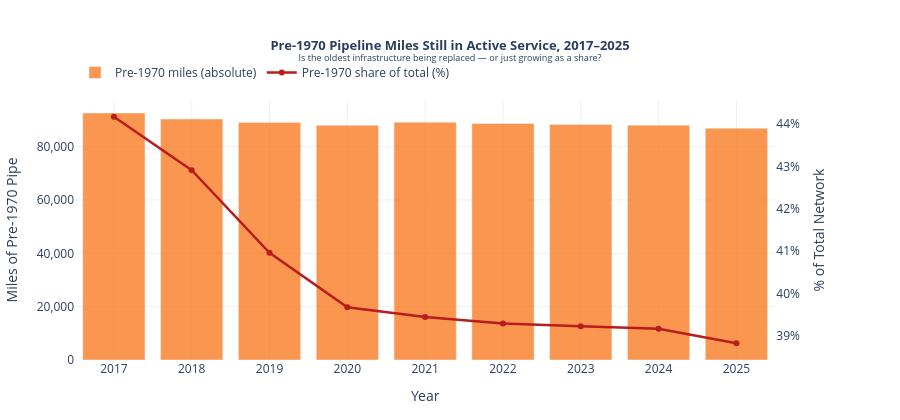

Source (notebook cell):
### Markdown cell above
---
## 7. Aging Trend: Has Anything Changed 2017→2025?

How much of the old pipe is being replaced vs. how much new pipe is being added?

### Code cell
# Track pre-1970 miles year-over-year
old_decades = ['Pre-1920','1920s','1930s','1940s','1950s','1960s']

yearly_old = []
for yr in range(2017, 2026):
    row = decade_df.loc[yr]
    old_mi = sum(row.get(d, 0) for d in old_decades)
    total_mi = sum(row.get(d, 0) for d in ordered_decades if d in row.index)
    yearly_old.append({'year': yr, 'pre_1970_mi': old_mi, 'total_mi': total_mi,
                        'pre_1970_pct': old_mi / total_mi * 100 if total_mi > 0 else 0})

old_df = pd.DataFrame(yearly_old)

fig_trend = make_subplots(specs=[[{'secondary_y': True}]])

fig_trend.add_trace(
    go.Bar(x=old_df.year, y=old_df.pre_1970_mi,
           name='Pre-1970 miles (absolute)',
           marker_color='#F97316', opacity=0.75,
           hovertemplate='%{x}: %{y:,.0f} miles<extra></extra>'),
    secondary_y=False
)

fig_trend.add_trace(
    go.Scatter(x=old_df.year, y=old_df.pre_1970_pct,
               name='Pre-1970 share of total (%)',
               line=dict(color='#B91C1C', width=2.5),
               mode='lines+markers',
               hovertemplate='%{x}: %{y:.1f}% of network<extra></extra>'),
    secondary_y=True
)

fig_trend.update_layout(
    title=dict(
        text='<b>Pre-1970 Pipeline Miles Still in Active Service, 2017–2025</b><br>'
             '<sup>Is the oldest infrastructure being replaced — or just growing as a share?</sup>',
        font=dict(size=13), x=0.5, xanchor='center'
    ),
    xaxis=dict(title='Year', tickmode='linear', dtick=1, gridcolor='#f0f0f0'),
    plot_bgcolor='white', paper_bgcolor='white',
    width=900, height=420,
    margin=dict(l=60, r=80, t=100, b=60),
    hovermode='x unified',
    legend=dict(orientation='h', yanchor='bottom', y=1.05, xanchor='left', x=0),
)
fig_trend.update_yaxes(title_text='Miles of Pre-1970 Pipe', secondary_y=False,
                        tickformat=',', gridcolor='#f0f0f0')
fig_trend.update_yaxes(title_text='% of Total Network', secondary_y=True,
                        ticksuffix='%', showgrid=False)

fig_trend.show()

delta = old_df.loc[old_df.year==2025,'pre_1970_mi'].values[0] - old_df.loc[old_df.year==2017,'pre_1970_mi'].values[0]
delta_pct = old_df.loc[old_df.year==2025,'pre_1970_pct'].values[0] - old_df.loc[old_df.year==2017,'pre_1970_pct'].values[0]
print(f"\nPre-1970 miles change 2017→2025: {delta:+,.0f} miles  ({delta_pct:+.1f} pct pts of total network)")

### Figure 1 — Plotly figure (JSON) as saved in the notebook; plotly's stock layout.template omitted (floating-point values rounded to 4 significant figures)
{"data": [{"hovertemplate": "%{x}: %{y:,.0f} miles<extra></extra>", "marker": {"color": "#F97316"}, "name": "Pre-1970 miles (absolute)", "opacity": 0.75, "type": "bar", "x": [2017, 2018, 2019, 2020, 2021, 2022, 2023, 2024, 2025], "xaxis": "x", "y": [92600.0, 90340.0, 89080.0, 87970.0, 89130.0, 88650.0, 88330.0, 88060.0, 86880.0], "yaxis": "y"}, {"hovertemplate": "%{x}: %{y:.1f}% of network<extra></extra>", "line": {"color": "#B91C1C", "width": 2.5}, "mode": "lines+markers", "name": "Pre-1970 share of total (%)", "type": "scatter", "x": [2017, 2018, 2019, 2020, 2021, 2022, 2023, 2024, 2025], "xaxis": "x", "y": [44.17, 42.91, 40.96, 39.67, 39.44, 39.29, 39.23, 39.17, 38.83], "yaxis": "y2"}], "layout": {"height": 420, "hovermode": "x unified", "legend": {"orientation": "h", "x": 0, "xanchor": "left", "y": 1.05, "yanchor": "bottom"}, "margin": {"b": 60, "l": 60, "r": 80, "t": 100}, "paper_bgcolor": "white", "plot_bgcolor": "white", "title": {"font": {"size": 13}, "text": "<b>Pre-1970 Pipeline Miles Still in Active Service, 2017–2025</b><br><sup>Is the oldest infrastructure being replaced — or just growing as a share?</sup>", "x": 0.5, "xanchor": "center"}, "width": 900, "xaxis": {"anchor": "y", "domain": [0.0, 0.94], "dtick": 1, "gridcolor": "#f0f0f0", "tickmode": "linear", "title": {"text": "Year"}}, "yaxis": {"anchor": "x", "domain": [0.0, 1.0], "gridcolor": "#f0f0f0", "tickformat": ",", "title": {"text": "Miles of Pre-1970 Pipe"}}, "yaxis2": {"anchor": "x", "overlaying": "y", "showgrid": false, "side": "right", "ticksuffix": "%", "title": {"text": "% of Total Network"}}}}
